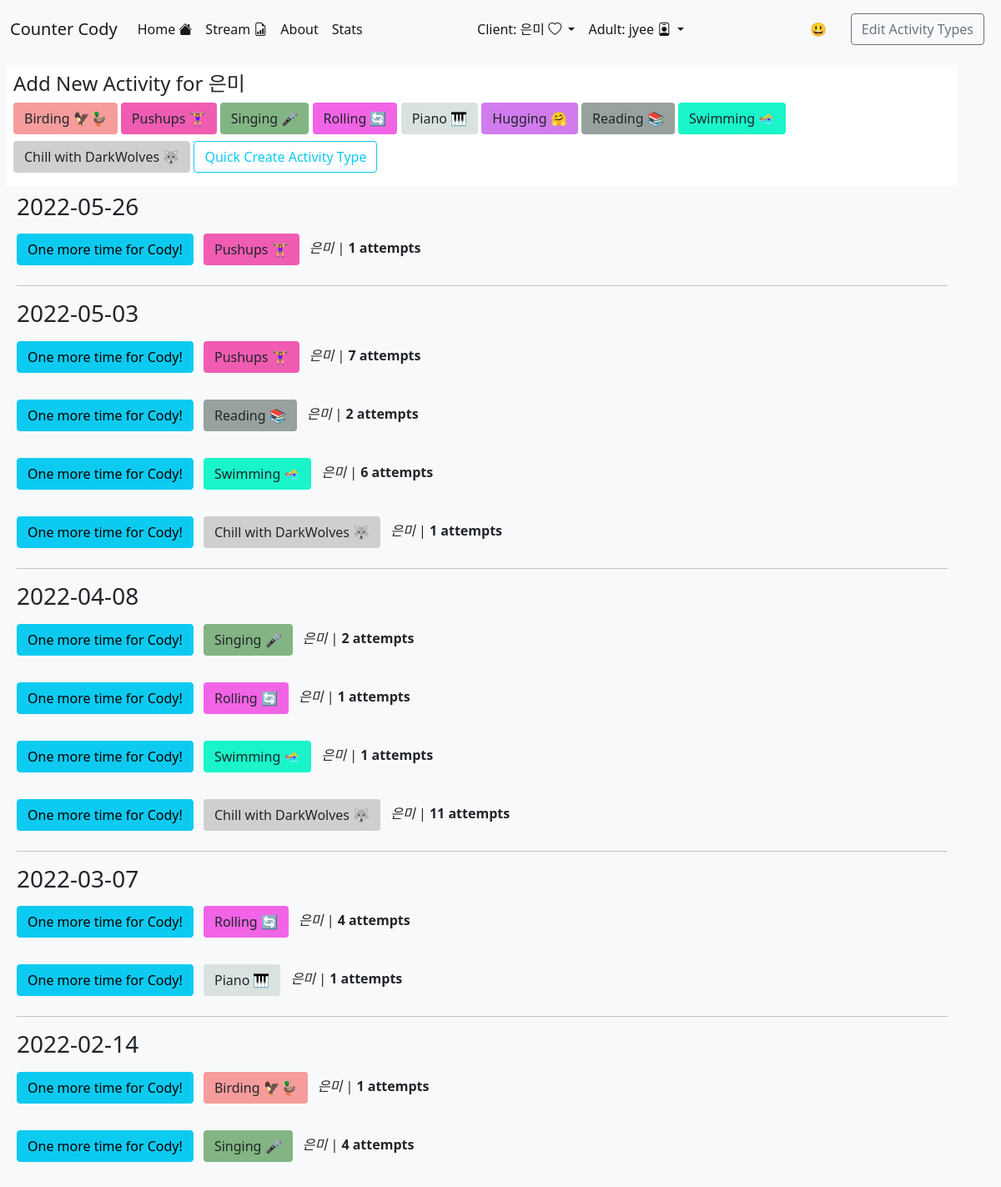
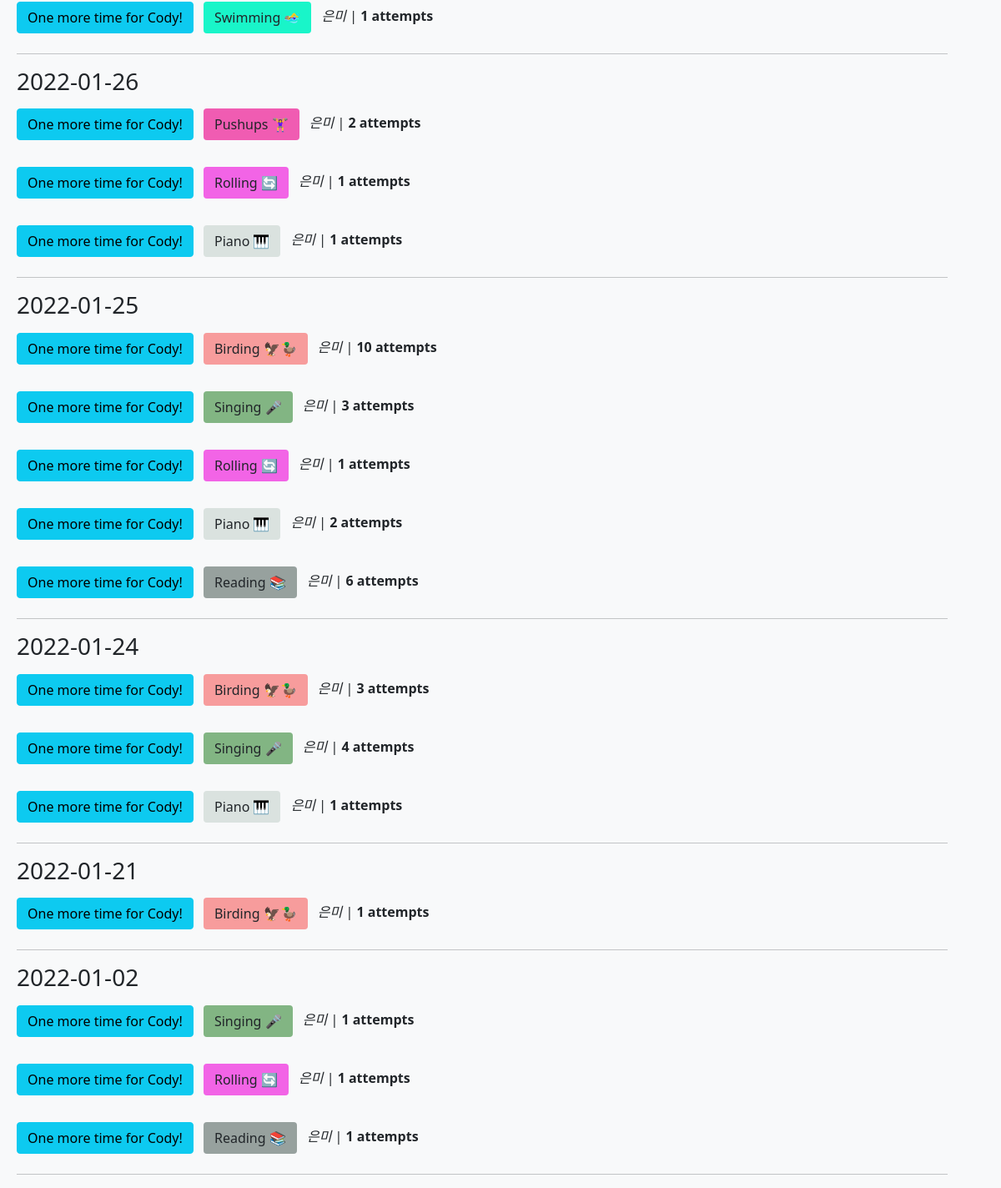
The app's page / (signed in) with its own data (2 pictures, top to bottom).
### todo/models.py (models this page shows, shortened)
class Client(models.Model):
    id = models.AutoField(primary_key=True)
    display_name = models.TextField(blank=True)
    full_name = models.TextField(blank=True)
    favorite_food = models.TextField(blank=True)
    guardian_users = models.ManyToManyField(get_user_model(), blank=True)

class Activity(models.Model):
    id = models.AutoField(primary_key=True)
    name = models.TextField()
    description = models.TextField(blank=True)
    youtube_url = models.TextField(blank=True)
    color = models.CharField(max_length=7, default='#20c997')
    class Meta:
        verbose_name_plural = "Activities"
    def __str__(self):
        return self.name

### todo/views.py (the view)
# urls.py: path('', homeView, name='home'),
@login_required
def homeView(request):
  resp_data = {}
  global first_time
  global selected_client_id
  if (first_time):
      first_time = False
  all_random_giphy = RandomGiphy.objects.all()
  resp_data['all_random_giphy'] = all_random_giphy
  one_random_giphy = random.choice(all_random_giphy)
  resp_data['one_random_giphy'] = one_random_giphy
  all_todo_items = TodoItem.objects.filter(client__id=selected_client_id).order_by('-updated_at')
  resp_data['all_items'] = all_todo_items
  clients = Client.objects.all()
  print("selected_client_id: " + str(selected_client_id))
  resp_data['clients'] = clients
  resp_data['selected_client'] = Client.objects.get(pk=selected_client_id)
  all_activities = Activity.objects.all()
  resp_data['all_activities'] = all_activities
  jaa = json.loads(serializers.serialize('json', all_activities))
  activities_index = { j['pk']: {'name': j['fields']['name'], 'color': j['fields']['color']} for j in jaa }
  consolidated_activity_data = TodoItem.objects.filter(
          client__id=selected_client_id
      ).order_by(
          '-updated_at__date'
      ).values(
          'updated_at__date', 'client', 'activity'
      ).annotate(
          total_count=Count('id')
      )
  cad_by_date = {}
  for c in list(consolidated_activity_data):
      sdate = str(c['updated_at__date'])
      ser_cad = {
        'updated_at__date': str(c['updated_at__date']),
        'client': c['client'],
        'client_display_name': resp_data['selected_client'].display_name,
        'activity': c['activity'],
        'activity_name': activities_index[c['activity']]['name'],
        'activity_color': activities_index[c['activity']]['color'],
        'total_count': c['total_count']
      }
      if sdate not in cad_by_date.keys():
          cad_by_date[sdate] = [ser_cad]
      else:
          cad_by_date[sdate].append(ser_cad)
  resp_data['cad_by_date'] = cad_by_date
  return render(
    request,
    'home.html',
    resp_data
  )

### templates/home.html (shortened to what this page needs)
<!doctype html>
<html lang="en">
<head>
  <link href="https://cdn.jsdelivr.net/npm/bootstrap@5.1.3/dist/css/bootstrap.min.css" rel="stylesheet">
  <link rel="stylesheet" href="https://cdn.jsdelivr.net/npm/bootstrap-icons@1.7.2/font/bootstrap-icons.css">
</head>
<body class="bg-light">
{% include "nav.html" %}
<div class="container m-2 p-2 bg-white">
  <h4>Add New Activity for {{ selected_client.display_name }}</h5>
  {% for activity in all_activities %}
    <form action="/addTodo/"
      style="display: inline;"
      method="post">{% csrf_token %}
      <input class="btn mb-2"
        type="submit"
        style="background-color: {{ activity.color }}"
        value="{{ activity }}"/>
    </form>
  {% endfor %}
  <button type="button" class="btn btn-outline-info mb-2" data-bs-toggle="modal" data-bs-target="#createActivityModal">
    Quick Create Activity Type
  </button>
</div>
<div class="container m-2">
{% for sdate, activity_counts in cad_by_date.items %}
  <h3>{{ sdate }}</h3>
  {% for ac in activity_counts %}
    <p class="m-2">
    <form action="/addTodo/"
      style="display: inline;"
      method="post">{% csrf_token %}
      <input class="btn btn-info" type="submit" value="One more time for Cody!"/>
    </form>
    <button class="btn m-2"
      type="button"
      style="background-color: {{ ac.activity_color }}"
      value="{{ activity }}"
    >
      {{ ac.activity_name }}
    </button>
     <i>{{ac.client_display_name}}</i>
      | <span class="fw-bold">{{ ac.total_count }} attempts</span>
    </p>
  {% endfor %}
  <hr/>
{% endfor %}
</div>
</body>
</html>

### templates/nav.html (shortened to what this page needs)
<nav class="navbar navbar-expand-lg navbar-light bg-light">
  <div class="container-fluid">
    <a class="navbar-brand b mb-0 h2" href="#">Counter Cody</a>
    <div class="collapse navbar-collapse" id="navbarSupportedContent">
      <ul class="navbar-nav me-auto mb-2 mb-lg-0">
        <li class="nav-item">
          <a class="nav-link active" href="/">
            Home
            <i class="bi bi-house-fill"></i>
          </a>
        </li>
        <li class="nav-item">
          <a class="nav-link active" href="/stream">
            Stream
            <i class="bi bi-file-earmark-bar-graph"></i>
          </a>
        </li>
        <li class="nav-item">
          <a class="nav-link active" data-bs-toggle="modal" data-bs-target="#aboutModal" href="#">About</a>
        </li>
        <li class="nav-item">
          <a class="nav-link active" href="/stats">Stats</a>
        </li>
      </ul>
      <ul class="navbar-nav me-auto mb-2 mb-lg-0">
        <li class="nav-item dropdown active">
          <a class="nav-link dropdown-toggle active" href="#" id="navbarDropdown" role="button" data-bs-toggle="dropdown" aria-expanded="false" aria-current="page">
            Client:
            {{ selected_client.display_name }}
            <i class="bi bi-heart"></i>
          </a>
        </li>
        {% if user.is_authenticated %}
        <li class="nav-item dropdown active">
          <a class="nav-link dropdown-toggle active b" href="#" id="navbarDropdown" role="button" data-bs-toggle="dropdown" aria-expanded="false" aria-current="page">
            Adult:
            {{user.username}}
            <i class="bi bi-person-badge"></i>
          </a>
        </li>
        {% else %}
        <li class="nav-item">
          <a class="nav-link" href="/login">Login</a>
        </li>
        {% endif %}
      </ul>
      <button type="button" class="btn m-2" data-bs-toggle="modal" data-bs-target="#randomModal">😃</button>
      <a type="button" class="btn btn-outline-secondary m-2"
        href="{% url "admin:todo_activity_changelist" %}"
      >
        Edit Activity Types
      </a>
    </div>
  </div>
</nav>

### records on screen
Client: display_name "은미", client_display_name "은미" "은미" "은미" "은미" "은미" "은미" "은미" "은미" "은미" "은미" "은미" "은미" "은미" "은미" "은미" "은미" "은미" "은미" "은미" "은미" "은미" "은미" "은미" "은미"
Activity: name "Birding 🦅🦆", activity_name "Birding 🦅🦆", client_display_name "은미", total_count "1"
Activity: name "Pushups 🏋️‍♀️", activity_name "Pushups 🏋️‍♀️", client_display_name "은미", total_count "2"
Activity: name "Singing 🎤", activity_name "Singing 🎤", client_display_name "은미", total_count "3"
Activity: name "Rolling 🔄", activity_name "Rolling 🔄", client_display_name "은미", total_count "4"
Activity: name "Piano 🎹"
Activity: name "Hugging 🤗"
Activity: name "Reading 📚"
Activity: name "Swimming 🏊‍♀️"
Activity: name "Chill with DarkWolves 🐺"

### other values on screen
{{ user.username }} "jyee"
{{ sdate }} "2022-05-26" "2022-05-03" "2022-04-08" "2022-03-07" "2022-02-14" "2022-01-26" "2022-01-25" "2022-01-24" "2022-01-21" "2022-01-02"
{{ ac.activity_name }} "Pushups 🏋️‍♀️" "Pushups 🏋️‍♀️" "Reading 📚" "Swimming 🏊‍♀️" "Chill with DarkWolves 🐺" "Singing 🎤" "Rolling 🔄" "Swimming 🏊‍♀️" "Chill with DarkWolves 🐺" "Piano 🎹" "Singing 🎤" "Swimming 🏊‍♀️" "Rolling 🔄" "Piano 🎹" "Birding 🦅🦆" "Rolling 🔄" "Piano 🎹" "Reading 📚" "Birding 🦅🦆" "Singing 🎤" "Piano 🎹" "Singing 🎤" "Rolling 🔄" "Reading 📚"
{{ ac.total_count }} "1" "7" "2" "6" "1" "2" "1" "1" "11" "1" "4" "1" "1" "1" "10" "1" "2" "6" "3" "4" "1" "1" "1" "1"
